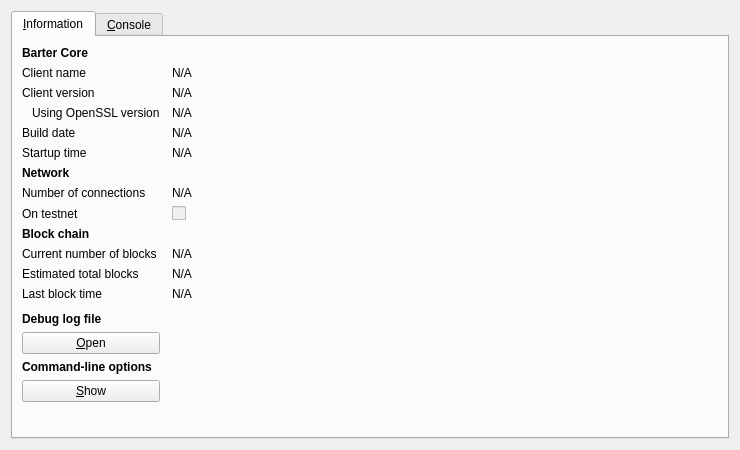
<?xml version="1.0" encoding="UTF-8"?>
<ui version="4.0">
 <class>RPCConsole</class>
 <widget class="QDialog" name="RPCConsole">
  <property name="geometry">
   <rect>
    <x>0</x>
    <y>0</y>
    <width>740</width>
    <height>450</height>
   </rect>
  </property>
  <property name="windowTitle">
   <string>Barter - Debug window</string>
  </property>
  <layout class="QVBoxLayout" name="verticalLayout_2">
   <item>
    <widget class="QTabWidget" name="tabWidget">
     <property name="currentIndex">
      <number>0</number>
     </property>
     <widget class="QWidget" name="tab_info">
      <attribute name="title">
       <string>&amp;Information</string>
      </attribute>
      <layout class="QGridLayout" name="gridLayout" columnstretch="0,1">
       <property name="horizontalSpacing">
        <number>12</number>
       </property>
       <item row="0" column="0">
        <widget class="QLabel" name="label_9">
         <property name="font">
          <font>
           <weight>75</weight>
           <bold>true</bold>
          </font>
         </property>
         <property name="text">
          <string>Barter Core</string>
         </property>
        </widget>
       </item>
       <item row="1" column="0">
        <widget class="QLabel" name="label_5">
         <property name="text">
          <string>Client name</string>
         </property>
        </widget>
       </item>
       <item row="1" column="1">
        <widget class="QLabel" name="clientName">
         <property name="cursor">
          <cursorShape>IBeamCursor</cursorShape>
         </property>
         <property name="text">
          <string>N/A</string>
         </property>
         <property name="textFormat">
          <enum>Qt::PlainText</enum>
         </property>
         <property name="textInteractionFlags">
          <set>Qt::LinksAccessibleByMouse|Qt::TextSelectableByKeyboard|Qt::TextSelectableByMouse</set>
         </property>
        </widget>
       </item>
       <item row="2" column="0">
        <widget class="QLabel" name="label_6">
         <property name="text">
          <string>Client version</string>
         </property>
        </widget>
       </item>
       <item row="2" column="1">
        <widget class="QLabel" name="clientVersion">
         <property name="cursor">
          <cursorShape>IBeamCursor</cursorShape>
         </property>
         <property name="text">
          <string>N/A</string>
         </property>
         <property name="textFormat">
          <enum>Qt::PlainText</enum>
         </property>
         <property name="textInteractionFlags">
          <set>Qt::LinksAccessibleByMouse|Qt::TextSelectableByKeyboard|Qt::TextSelectableByMouse</set>
         </property>
        </widget>
       </item>
       <item row="3" column="0">
        <widget class="QLabel" name="label_14">
         <property name="text">
          <string>Using OpenSSL version</string>
         </property>
         <property name="indent">
          <number>10</number>
         </property>
        </widget>
       </item>
       <item row="3" column="1">
        <widget class="QLabel" name="openSSLVersion">
         <property name="cursor">
          <cursorShape>IBeamCursor</cursorShape>
         </property>
         <property name="text">
          <string>N/A</string>
         </property>
         <property name="textFormat">
          <enum>Qt::PlainText</enum>
         </property>
         <property name="textInteractionFlags">
          <set>Qt::LinksAccessibleByMouse|Qt::TextSelectableByKeyboard|Qt::TextSelectableByMouse</set>
         </property>
        </widget>
       </item>
       <item row="4" column="0">
        <widget class="QLabel" name="label_12">
         <property name="text">
          <string>Build date</string>
         </property>
        </widget>
       </item>
       <item row="4" column="1">
        <widget class="QLabel" name="buildDate">
         <property name="cursor">
          <cursorShape>IBeamCursor</cursorShape>
         </property>
         <property name="text">
          <string>N/A</string>
         </property>
         <property name="textFormat">
          <enum>Qt::PlainText</enum>
         </property>
         <property name="textInteractionFlags">
          <set>Qt::LinksAccessibleByMouse|Qt::TextSelectableByKeyboard|Qt::TextSelectableByMouse</set>
         </property>
        </widget>
       </item>
       <item row="5" column="0">
        <widget class="QLabel" name="label_13">
         <property name="text">
          <string>Startup time</string>
         </property>
        </widget>
       </item>
       <item row="5" column="1">
        <widget class="QLabel" name="startupTime">
         <property name="cursor">
          <cursorShape>IBeamCursor</cursorShape>
         </property>
         <property name="text">
          <string>N/A</string>
         </property>
         <property name="textFormat">
          <enum>Qt::PlainText</enum>
         </property>
         <property name="textInteractionFlags">
          <set>Qt::LinksAccessibleByMouse|Qt::TextSelectableByKeyboard|Qt::TextSelectableByMouse</set>
         </property>
        </widget>
       </item>
       <item row="6" column="0">
        <widget class="QLabel" name="label_11">
         <property name="font">
          <font>
           <weight>75</weight>
           <bold>true</bold>
          </font>
         </property>
         <property name="text">
          <string>Network</string>
         </property>
        </widget>
       </item>
       <item row="7" column="0">
        <widget class="QLabel" name="label_7">
         <property name="text">
          <string>Number of connections</string>
         </property>
        </widget>
       </item>
       <item row="7" column="1">
        <widget class="QLabel" name="numberOfConnections">
         <property name="cursor">
          <cursorShape>IBeamCursor</cursorShape>
         </property>
         <property name="text">
          <string>N/A</string>
         </property>
         <property name="textFormat">
          <enum>Qt::PlainText</enum>
         </property>
         <property name="textInteractionFlags">
          <set>Qt::LinksAccessibleByMouse|Qt::TextSelectableByKeyboard|Qt::TextSelectableByMouse</set>
         </property>
        </widget>
       </item>
       <item row="8" column="0">
        <widget class="QLabel" name="label_8">
         <property name="text">
          <string>On testnet</string>
         </property>
        </widget>
       </item>
       <item row="8" column="1">
        <widget class="QCheckBox" name="isTestNet">
         <property name="enabled">
          <bool>false</bool>
         </property>
         <property name="text">
          <string/>
         </property>
        </widget>
       </item>
       <item row="9" column="0">
        <widget class="QLabel" name="label_10">
         <property name="font">
          <font>
           <weight>75</weight>
           <bold>true</bold>
          </font>
         </property>
         <property name="text">
          <string>Block chain</string>
         </property>
        </widget>
       </item>
       <item row="10" column="0">
        <widget class="QLabel" name="label_3">
         <property name="text">
          <string>Current number of blocks</string>
         </property>
        </widget>
       </item>
       <item row="10" column="1">
        <widget class="QLabel" name="numberOfBlocks">
         <property name="cursor">
          <cursorShape>IBeamCursor</cursorShape>
         </property>
         <property name="text">
          <string>N/A</string>
         </property>
         <property name="textFormat">
          <enum>Qt::PlainText</enum>
         </property>
         <property name="textInteractionFlags">
          <set>Qt::LinksAccessibleByMouse|Qt::TextSelectableByKeyboard|Qt::TextSelectableByMouse</set>
         </property>
        </widget>
       </item>
       <item row="11" column="0">
        <widget class="QLabel" name="label_4">
         <property name="text">
          <string>Estimated total blocks</string>
         </property>
        </widget>
       </item>
       <item row="11" column="1">
        <widget class="QLabel" name="totalBlocks">
         <property name="cursor">
          <cursorShape>IBeamCursor</cursorShape>
         </property>
         <property name="text">
          <string>N/A</string>
         </property>
         <property name="textFormat">
          <enum>Qt::PlainText</enum>
         </property>
         <property name="textInteractionFlags">
          <set>Qt::LinksAccessibleByMouse|Qt::TextSelectableByKeyboard|Qt::TextSelectableByMouse</set>
         </property>
        </widget>
       </item>
       <item row="12" column="0">
        <widget class="QLabel" name="label_2">
         <property name="text">
          <string>Last block time</string>
         </property>
        </widget>
       </item>
       <item row="12" column="1">
        <widget class="QLabel" name="lastBlockTime">
         <property name="cursor">
          <cursorShape>IBeamCursor</cursorShape>
         </property>
         <property name="text">
          <string>N/A</string>
         </property>
         <property name="textFormat">
          <enum>Qt::PlainText</enum>
         </property>
         <property name="textInteractionFlags">
          <set>Qt::LinksAccessibleByMouse|Qt::TextSelectableByKeyboard|Qt::TextSelectableByMouse</set>
         </property>
        </widget>
       </item>
       <item row="13" column="0">
        <spacer name="verticalSpacer_2">
         <property name="orientation">
          <enum>Qt::Vertical</enum>
         </property>
         <property name="sizeHint" stdset="0">
          <size>
           <width>20</width>
           <height>20</height>
          </size>
         </property>
        </spacer>
       </item>
       <item row="14" column="0">
        <widget class="QLabel" name="labelDebugLogfile">
         <property name="font">
          <font>
           <weight>75</weight>
           <bold>true</bold>
          </font>
         </property>
         <property name="text">
          <string>Debug log file</string>
         </property>
        </widget>
       </item>
       <item row="15" column="0">
        <widget class="QPushButton" name="openDebugLogfileButton">
         <property name="toolTip">
          <string>Open the Barter debug log file from the current data directory. This can take a few seconds for large log files.</string>
         </property>
         <property name="text">
          <string>&amp;Open</string>
         </property>
         <property name="autoDefault">
          <bool>false</bool>
         </property>
        </widget>
       </item>
       <item row="16" column="0">
        <widget class="QLabel" name="labelCLOptions">
         <property name="font">
          <font>
           <weight>75</weight>
           <bold>true</bold>
          </font>
         </property>
         <property name="text">
          <string>Command-line options</string>
         </property>
        </widget>
       </item>
       <item row="17" column="0">
        <widget class="QPushButton" name="showCLOptionsButton">
         <property name="toolTip">
          <string>Show the Barter-Qt help message to get a list with possible Barter command-line options.</string>
         </property>
         <property name="text">
          <string>&amp;Show</string>
         </property>
         <property name="autoDefault">
          <bool>false</bool>
         </property>
        </widget>
       </item>
       <item row="18" column="0">
        <spacer name="verticalSpacer">
         <property name="orientation">
          <enum>Qt::Vertical</enum>
         </property>
         <property name="sizeHint" stdset="0">
          <size>
           <width>20</width>
           <height>40</height>
          </size>
         </property>
        </spacer>
       </item>
      </layout>
     </widget>
     <widget class="QWidget" name="tab_console">
      <attribute name="title">
       <string>&amp;Console</string>
      </attribute>
      <layout class="QVBoxLayout" name="verticalLayout_3">
       <property name="spacing">
        <number>3</number>
       </property>
       <item>
        <widget class="QTextEdit" name="messagesWidget">
         <property name="minimumSize">
          <size>
           <width>0</width>
           <height>100</height>
          </size>
         </property>
         <property name="readOnly">
          <bool>true</bool>
         </property>
         <property name="tabKeyNavigation" stdset="0">
          <bool>false</bool>
         </property>
         <property name="columnCount" stdset="0">
          <number>2</number>
         </property>
        </widget>
       </item>
       <item>
        <layout class="QHBoxLayout" name="horizontalLayout">
         <property name="spacing">
          <number>3</number>
         </property>
         <item>
          <widget class="QLabel" name="label">
           <property name="text">
            <string notr="true">&gt;</string>
           </property>
          </widget>
         </item>
         <item>
          <widget class="QLineEdit" name="lineEdit"/>
         </item>
         <item>
          <widget class="QPushButton" name="clearButton">
           <property name="maximumSize">
            <size>
             <width>24</width>
             <height>24</height>
            </size>
           </property>
           <property name="toolTip">
            <string>Clear console</string>
           </property>
           <property name="text">
            <string/>
           </property>
           <property name="icon">
            <iconset resource="../bitcoin.qrc">
             <normaloff>:/icons/remove</normaloff>:/icons/remove</iconset>
           </property>
           <property name="shortcut">
            <string notr="true">Ctrl+L</string>
           </property>
           <property name="autoDefault">
            <bool>false</bool>
           </property>
          </widget>
         </item>
        </layout>
       </item>
      </layout>
     </widget>
    </widget>
   </item>
  </layout>
 </widget>
 <resources>
  <include location="../bitcoin.qrc"/>
 </resources>
 <connections/>
</ui>
